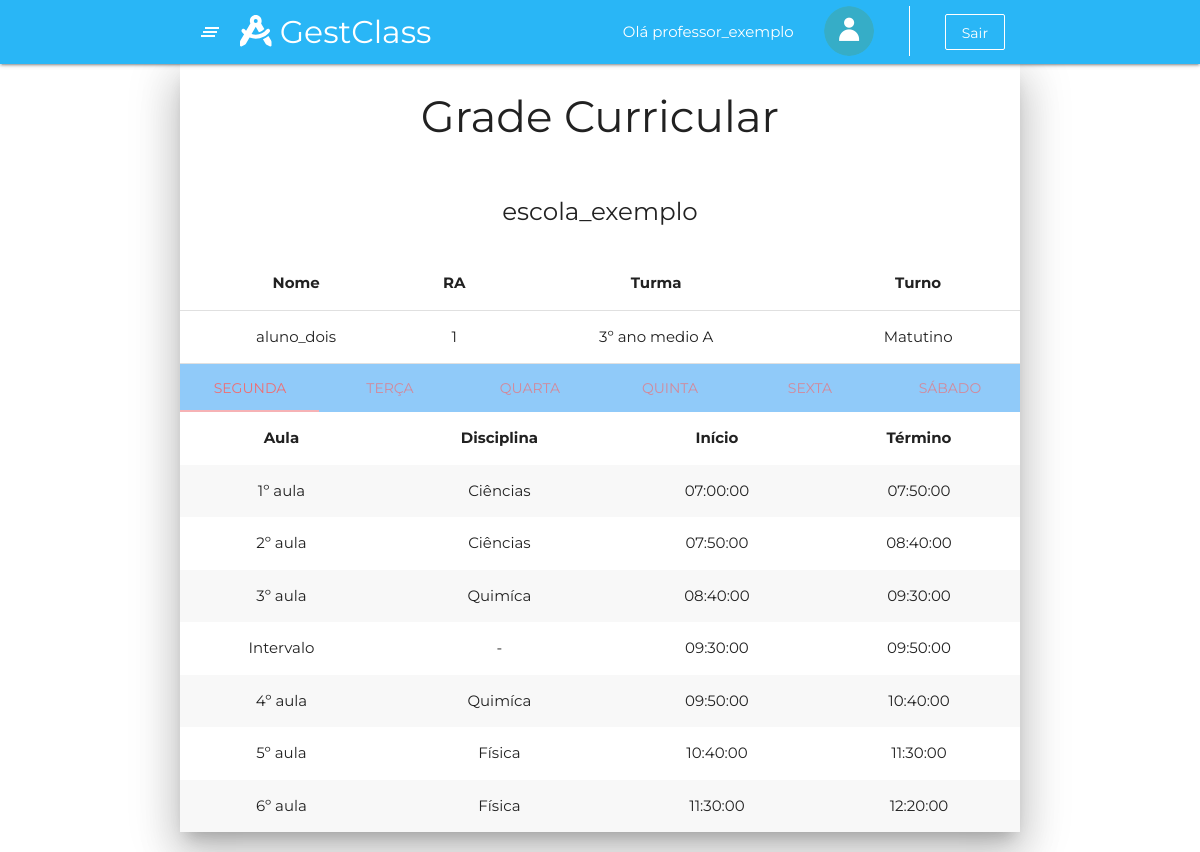
The app's page /gradeCurricularExibicao.html.php (signed in) with its own data.
### tables this page shows
CREATE TABLE professor (
	ID_professor INTEGER NOT NULL PRIMARY KEY AUTO_INCREMENT UNIQUE,
	nome_professor VARCHAR (50) NOT NULL,
    foto VARCHAR(255),
	cep VARCHAR (10) NOT NULL,
    numero INTEGER NOT NULL,
    complemento VARCHAR (40),
    rg VARCHAR(15) NOT NULL UNIQUE,
    cpf VARCHAR(14) NOT NULL UNIQUE,
	email VARCHAR(65) NOT NULL UNIQUE,
    senha VARCHAR(50) NOT NULL,
    celular VARCHAR(15) NOT NULL,
    telefone VARCHAR(14),
    fk_id_tipo_usuario_professor INTEGER NOT NULL,
    fk_id_escola_professor INTEGER NOT NULL
);

CREATE TABLE escola (
	ID_escola INTEGER NOT NULL PRIMARY KEY AUTO_INCREMENT UNIQUE,
    nome_escola VARCHAR(70) NOT NULL,
	cep VARCHAR (10) NOT NULL,
    numero INTEGER NOT NULL,
    complemento VARCHAR (40),
    CNPJ VARCHAR(18) NOT NULL UNIQUE,
    telefone VARCHAR(14) NOT NULL,
    email VARCHAR(65) NOT NULL UNIQUE,
	data_pagamento_escola INTEGER NOT NULL,
    media_min DECIMAL (4,2) NOT NULL,
    media_max DECIMAL (4,2) NOT NULL,
    situacao BOOLEAN NOT NULL
);

CREATE TABLE aluno (
	RA INTEGER PRIMARY KEY,    
    nome_aluno VARCHAR (70) NOT NULL,
    foto VARCHAR(255),
    RG VARCHAR (12) NOT NULL,
    cpf VARCHAR (14) NOT NULL,  
    email VARCHAR(65) NOT NULL,
    senha VARCHAR(50) NOT NULL,
    celular VARCHAR(15) NOT NULL,
    telefone VARCHAR(14),
    data_nascimento DATE NOT NULL,
    fk_id_turma_aluno INTEGER,
    fk_id_responsavel_aluno INTEGER,
    fk_id_tipo_usuario_aluno INTEGER NOT NULL,
    fk_id_escola_aluno INTEGER NOT NULL,
    situacao BOOLEAN NOT NULL,
	id_tipo_usuario_exclusor INTEGER NULL,
    id_usuario_exclusor INTEGER NULL,
    data_exclusao DATE NULL
);

CREATE TABLE turma (
	ID_turma INTEGER NOT NULL PRIMARY KEY AUTO_INCREMENT UNIQUE,
    nome_turma VARCHAR(50) NOT NULL,
    fk_id_escola_turma INTEGER NOT NULL,
    fk_id_turno_turma INTEGER NOT NULL,
    situacao BOOLEAN NOT NULL
);

CREATE TABLE turno (
	ID_turno INTEGER NOT NULL PRIMARY KEY AUTO_INCREMENT UNIQUE,
    nome_turno VARCHAR(20) NOT NULL    
);

CREATE TABLE disciplina(
	ID_disciplina INTEGER NOT NULL PRIMARY KEY AUTO_INCREMENT UNIQUE,
    nome_disciplina VARCHAR(50) NOT NULL,
    fk_id_escola_disciplina INTEGER NOT NULL,
    situacao BOOLEAN NOT NULL
);

CREATE TABLE aula_escola(
	ID_aula_escola INTEGER PRIMARY KEY NOT NULL AUTO_INCREMENT UNIQUE,
    nome_padrao VARCHAR (30) NOT NULL,
	nome_aula VARCHAR(20) NOT NULL,
	aula_start TIME NULL,
    aula_end TIME NULL,    
    fk_id_turno_aula_escola INTEGER NOT NULL,
    fk_id_escola_aula_escola INTEGER NOT NULL
);

### gradeCurricularExibicao.html.php (the view, shortened to what this page needs)
<?php
include_once 'php/conexao.php';
$id_usuario = $_SESSION["id_usuario"];
$id_tipo_usuario = $_SESSION["id_tipo_usuario"];
$id_escola = $_SESSION["id_escola"];
if ($id_tipo_usuario == 1) {
    require_once 'reqMenuAdm.php';
} else if ($id_tipo_usuario == 2) {
    require_once 'reqDiretor.php';
} else if ($id_tipo_usuario == 3) {
    require_once 'reqHeader.php';
} elseif ($id_tipo_usuario == 4) {
    require_once 'reqProfessor.php';
} elseif ($id_tipo_usuario  == 5) {
    require_once 'reqAluno.php';
} else {
    require_once 'reqPais.php';
}
if ($id_tipo_usuario == 6) {
    $ra = $_POST['filhos'];
    if ($ra == null) {
        ?>
        <script>
            alert('Por favor, Selecione um Filho!!');
            history.back();
        </script>
        <?php
    }
} else {
    $ra = $id_usuario;
}
$sql_select_nome_escola = $conn->prepare("SELECT nome_escola FROM escola WHERE ID_escola = $id_escola");
$sql_select_nome_escola->execute();
$escola = $sql_select_nome_escola->fetch(PDO::FETCH_ASSOC);
$nome_escola = $escola['nome_escola'];
$sql_select_dados_alunos = $conn->prepare("SELECT * FROM aluno WHERE RA = $ra");
$sql_select_dados_alunos->execute();
$aluno = $sql_select_dados_alunos->fetch(PDO::FETCH_ASSOC);
$nome_aluno = $aluno['nome_aluno'];
$id_turma_aluno = $aluno['fk_id_turma_aluno'];
$sql_select_turma_aluno = $conn->prepare("SELECT nome_turma, fk_id_turno_turma FROM turma WHERE ID_turma = $id_turma_aluno");
$sql_select_turma_aluno->execute();
$turma_array = $sql_select_turma_aluno->fetch(PDO::FETCH_ASSOC);
$nome_turma_aluno = $turma_array['nome_turma'];
$id_turno = $turma_array['fk_id_turno_turma'];
$sql_select_nome_turno = $conn->prepare("SELECT nome_turno FROM turno WHERE ID_turno = $id_turno");
$sql_select_nome_turno->execute();
$turno = $sql_select_nome_turno->fetch(PDO::FETCH_ASSOC);
$nome_turno = $turno['nome_turno'];
?>
<div class="container col s12 m12 l12 z-depth-5 " id="container_boletimVisualizacao">
    <div class="row">
        <div class="col s12 m12 l12 ">
            <h3 class="center">Grade Curricular</h3>
            <br>
            <h5 class="center"><?php echo $nome_escola ?></h5>
            <br>
            <table class="info highlight centered">
                <thead>
                    <tr>
                        <th>Nome</th>
                        <th>RA</th>
                        <th>Turma</th>
                        <th>Turno</th>
                    </tr>
                </thead>
                <tbody>
                    <tr>
                        <td><?php echo $nome_aluno; ?></td>
                        <td><?php echo $ra; ?></td>
                        <td><?php echo $nome_turma_aluno; ?></td>
                        <td><?php echo $nome_turno; ?></td>
                </tbody>
            </table>
            <ul id="tabs-swipe-demo" class="tabs blue lighten-3">
                <li class="tab col s1 m2 l2 "><a href="#segunda">Segunda</a></li>
                <li class="tab col s1 m2 l2 "><a href="#terca">Terça</a></li>
                <li class="tab col s1 m2 l2 "><a href="#quarta">Quarta</a></li>
                <li class="tab col s1 m2 l2 "><a href="#quinta">Quinta</a></li>
                <li class="tab col s1 m2 l2 "><a href="#sexta">Sexta</a></li>
                <li class="tab col s1 m2 l2 "><a href="#sabado">Sábado</a></li>
            </ul>
        </div>
        <div class="col s12 m12 l12 " id="segunda">
            <table class="info highlight striped centered">
                <thead>
                    <tr>
                        <th>Aula</th>
                        <th>Disciplina</th>
                        <th>Início</th>
                        <th>Término</th>
                    </tr>
                </thead>
                <tbody>
                    <?php
                    $id_dia = 2;
                    $select_dados_grade_escola = $conn->prepare("SELECT disciplina.nome_disciplina AS nome_disciplina, aula_escola.nome_aula AS nome_aula, aula_escola.aula_start AS aula_start, aula_escola.aula_end AS aula_end FROM grade_curricular LEFT JOIN disciplina ON (grade_curricular.fk_id_disciplina_grade_curricular = disciplina.ID_disciplina) INNER JOIN  aula_escola ON (grade_curricular.fk_id_aula_escola_grade_curricular = aula_escola.ID_aula_escola) WHERE grade_curricular.fk_id_turma_grade_curricular = $id_turma_aluno AND fk_id_dia_semana_grade_curricular = $id_dia ORDER BY aula_start ASC");
                    $select_dados_grade_escola->execute();
                    while ($array_dados_grade = $select_dados_grade_escola->fetch(PDO::FETCH_ASSOC)) {
                        $nome_disciplina = $array_dados_grade['nome_disciplina'];
                        $nome_aula = $array_dados_grade['nome_aula'];
                        $aula_start = $array_dados_grade['aula_start'];
                        $aula_end = $array_dados_grade['aula_end'];
                        if ($nome_disciplina == null) {
                            $nome_disciplina = '-';
                        }
                    ?>
                        <tr>
                            <td><?php echo $nome_aula; ?></td>
                            <td><?php echo $nome_disciplina; ?></td>
                            <td><?php echo $aula_start; ?></td>
                            <td><?php echo $aula_end; ?></td>
                        </tr>
                    <?php
                    }
                    ?>
                </tbody>
            </table>
        </div>
    </div>
</div>
<?php
require_once 'reqFooter.php';
?>

### reqProfessor.php (shortened to what this page needs)
<?php
include_once 'php/conexao.php';
$id_usuario = $_SESSION["id_usuario"];
$id_escola = $_SESSION["id_escola"];
$query = $conn->prepare("select * from professor where id_professor=$id_usuario");
$query->execute();
$dados = $query->fetch(PDO::FETCH_ASSOC);
$nomeProf = $dados['nome_professor'];
$nome = Explode(" ", $nomeProf);
$nome_prof = $nome[0];
?>
<!DOCTYPE html>
<html lang="pt">
<head>
  <link rel="stylesheet" type="text/css" href="css/homeProfessor.css" />
  <link rel="stylesheet" type="text/css" href="node_modules/materialize-css/dist/css/materialize.min.css" />
  <link rel="stylesheet" type="text/css" href="node_modules/@fortawesome/fontawesome-free/css/all.min.css" />
  <link rel="stylesheet" type="text/css" href="node_modules/animate.css/animate.min.css" />
  <link rel="stylesheet" type="text/css" href="node_modules/aos/dist/aos.css" />
  <link rel="stylesheet" type="text/css" href="css/menu.css" />
  <link rel="stylesheet" type="text/css" href="css/default.css" />
  <link rel="stylesheet" type="text/css" href="css/homeSecretaria.css" />
</head>
<body>
  <header>
    <div class="navbar-fixed">
      <nav class="light-blue lighten-1">
        <div class="container">
          <div class="nav-wrapper">
            <a href="#" data-target="slide-out" class="sidenav-trigger show-on-large"><i class="material-icons">clear_all</i></a>
            <a href="homeProfessor.html.php" class="brand-logo"><i class="fas fa-drafting-compass"></i>
              <span class="hide-on-small-only">GestClass<span></a>
            <ul class="right">
              <li>
                <a class="transparent hide-on-small-only" disable>Olá
                  <?php echo $nome_prof ?></a>
              </li>
              <?php if (empty($dados['foto'])) { ?>
                <li>
                  <a href="perfil.html.php" class="transparent hide-on-small-only">
                    <img class="circle icon-user" width="50px" height="50px" src="assets/imagensBanco/usuario.png">
                  </a>
                </li>
              <?php } ?>
              <li>
              </li>
              <li>
                <a href="php/logout.php" class="btn-flat btnLight hide-on-small-only">Sair</a>
              </li>
            </ul>
          </div>
        </div>
      </nav>
    </div>
  </header>

### reqFooter.php (shortened to what this page needs)
</body>
</html>

### css/menu.css (style rules this page uses)
.icon-user { padding: 0; margin: 0; margin-top: 6px; }

### css/default.css (style rules this page uses)
body { margin: 0; padding: 0; font-family: 'Montserrat', sans-serif !important; }
.btn-flat { transition: 0.2s; text-transform: inherit; }
.btnLight { text-transform: inherit; border: 0.5px solid #fff; color: #fff; }

### records on screen
professor: nome_professor "professor_exemplo"
escola: nome_escola "escola_exemplo"
aluno: nome_aluno "aluno_dois"
turma: nome_turma "3º ano medio A"
turno: nome_turno "Matutino"
disciplina: aula_escola.nome_aula "1º aula", nome_disciplina "Ciências", aula_escola.aula_start "07:00:00", aula_escola.aula_end "07:50:00", aula_escola.nome_aula "2º aula", aula_escola.aula_start "07:50:00", aula_escola.aula_end "08:40:00"
disciplina: aula_escola.nome_aula "3º aula", nome_disciplina "Quimíca", aula_escola.aula_start "08:40:00", aula_escola.aula_end "09:30:00", aula_escola.nome_aula "4º aula", aula_escola.aula_start "09:50:00", aula_escola.aula_end "10:40:00"
aula_escola: nome_aula "Intervalo", nome_disciplina "-", aula_start "09:30:00", aula_end "09:50:00"
disciplina: aula_escola.nome_aula "5º aula", nome_disciplina "Física", aula_escola.aula_start "10:40:00", aula_escola.aula_end "11:30:00", aula_escola.nome_aula "6º aula", aula_escola.aula_start "11:30:00", aula_escola.aula_end "12:20:00"

### other values on screen
$ra "1"
